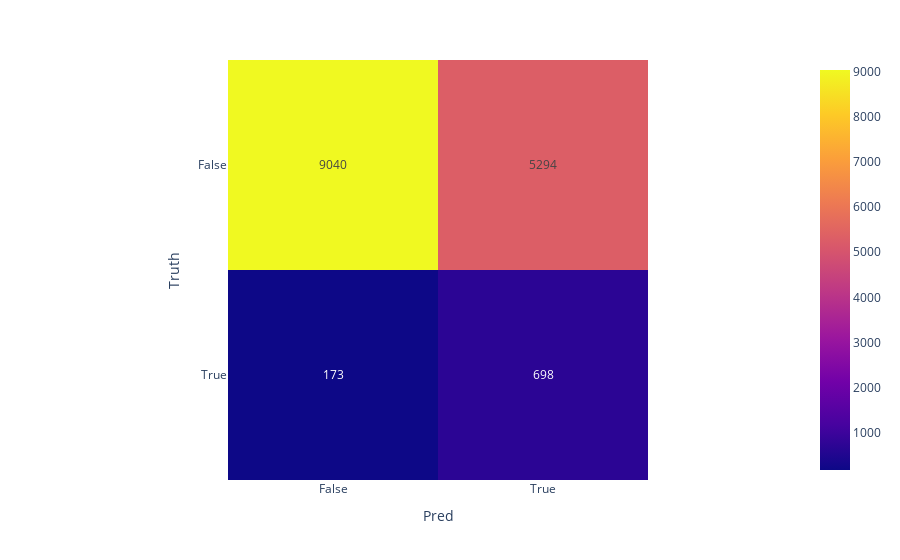

Notebook source saved alongside this figure:
### Code cell
import plotly.express as px

fig = px.imshow(cm, text_auto=True, labels=dict(y="Truth", x="Pred"),
                x=["False", "True"],
                y=["False", "True"]
               )
fig.show()

### Figure 1 — Plotly figure (JSON) as saved in the notebook; plotly's stock layout.template omitted (floating-point values rounded to 4 significant figures)
{"data": [{"coloraxis": "coloraxis", "hovertemplate": "Pred: %{x}<br>Truth: %{y}<br>color: %{z}<extra></extra>", "name": "0", "texttemplate": "%{z}", "type": "heatmap", "x": ["False", "True"], "xaxis": "x", "y": ["False", "True"], "yaxis": "y", "z": [[9040, 5294], [173, 698]]}], "layout": {"coloraxis": {"colorscale": [[0, "#0d0887"], [0.1111, "#46039f"], [0.2222, "#7201a8"], [0.3333, "#9c179e"], [0.4444, "#bd3786"], [0.5556, "#d8576b"], [0.6667, "#ed7953"], [0.7778, "#fb9f3a"], [0.8889, "#fdca26"], [1, "#f0f921"]]}, "margin": {"t": 60}, "xaxis": {"anchor": "y", "constrain": "domain", "domain": [0, 1], "scaleanchor": "y", "title": {"text": "Pred"}}, "yaxis": {"anchor": "x", "autorange": "reversed", "constrain": "domain", "domain": [0, 1], "title": {"text": "Truth"}}}}
